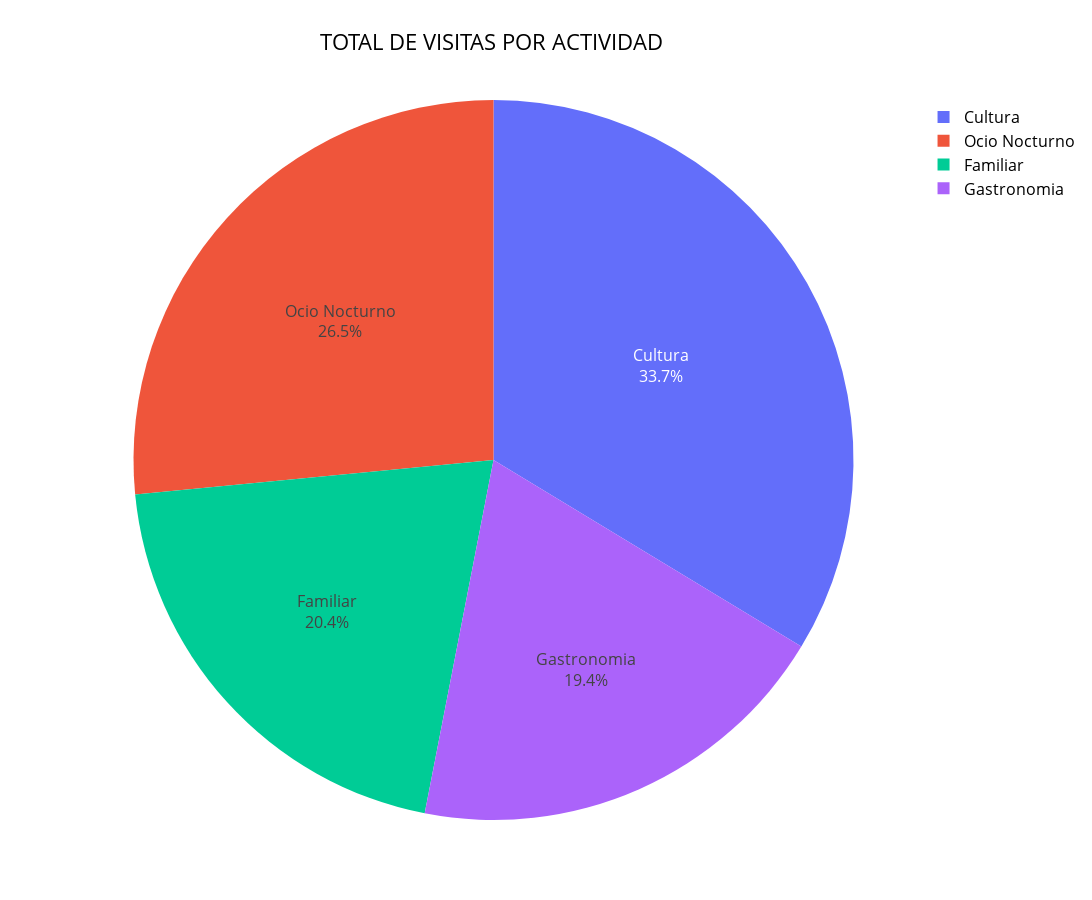

Here is the notebook cell this chart was saved with:
### Code cell
contador_actividades=df_input["ACTIVIDADES"].value_counts()
contador_actividades

fig = px.pie(df_input, values=contador_actividades, names=df_input["ACTIVIDADES"].unique(), labels='ACTIVIDADES', title="TOTAL DE VISITAS POR ACTIVIDAD")
fig.update_traces(textposition='inside',textinfo='percent+label')
fig.update_layout(uniformtext_minsize=10, uniformtext_mode='hide', width=1300, height=900)
fig.update_layout(title_x=0.45, font_color='black')
fig.update_layout(font_color='black')
fig.update_layout(font_size=16)
fig.show()

### Figure 1 — Plotly figure (JSON) as saved in the notebook; plotly's stock layout.template omitted (floating-point values rounded to 4 significant figures)
{"data": [{"domain": {"x": [0, 1], "y": [0, 1]}, "hovertemplate": "label=%{label}<br>value=%{value}<extra></extra>", "labels": ["Cultura", "Ocio Nocturno", "Familiar", "Gastronomia"], "legendgroup": "", "name": "", "showlegend": true, "textinfo": "percent+label", "textposition": "inside", "type": "pie", "values": [33, 26, 20, 19]}], "layout": {"font": {"color": "black", "size": 16}, "height": 900, "legend": {"tracegroupgap": 0}, "title": {"text": "TOTAL DE VISITAS POR ACTIVIDAD", "x": 0.45}, "uniformtext": {"minsize": 10, "mode": "hide"}, "width": 1300}}
